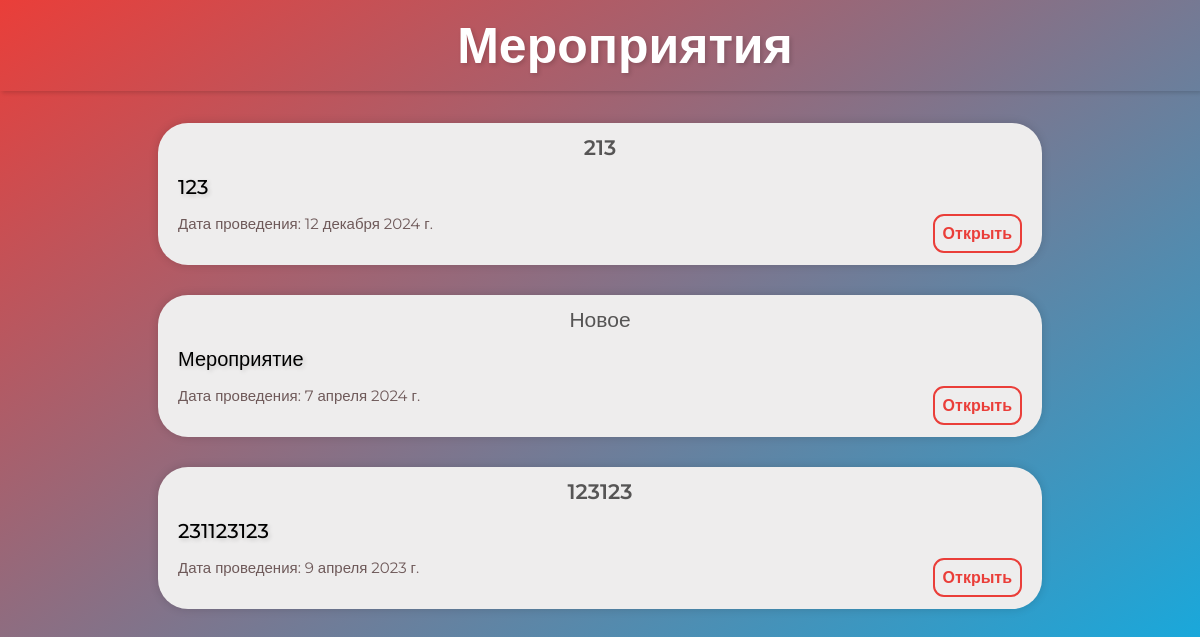
The page /events (signed in) on the database as committed earlier.
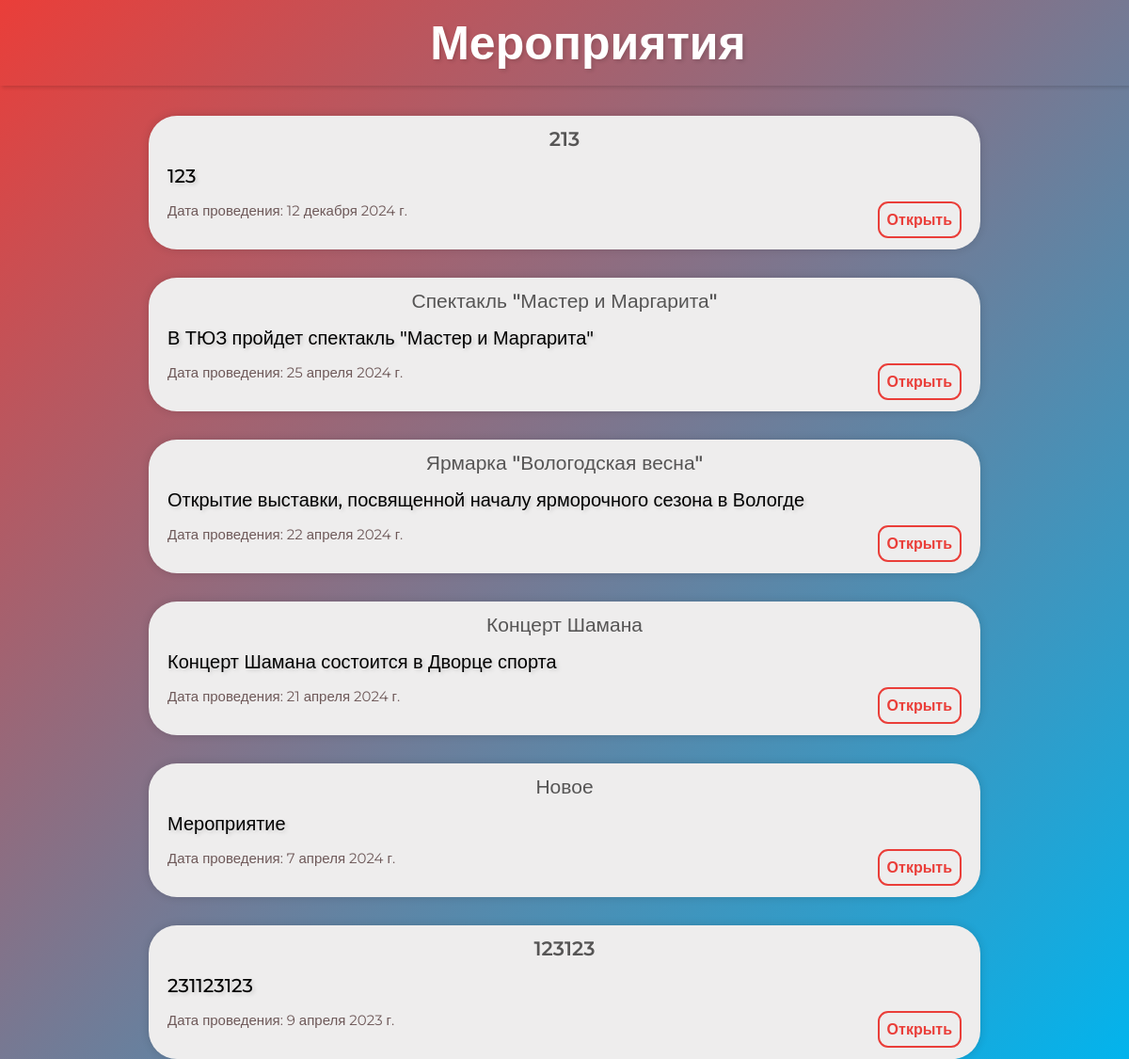
The same page on the database as committed later.
### events/models.py (models this page shows, shortened)
class Events(models.Model):
    title = models.CharField('Название', max_length=155)
    description = models.CharField('Описание', max_length=250)
    full_text = models.TextField('Мероприятие')
    date = models.DateField('Дата мероприятия')
    class Meta:
        verbose_name = 'Мероприятие'
        verbose_name_plural = 'Мероприятия'

### events/views.py (the view)
# urls.py: path('', views.events, name='events'),
@login_required
def events(request):
    current_events = Events.objects.order_by('-date')
    return render(request, 'events/events.html', {'current_events': current_events})

### events/templates/events/events.html (shortened to what this page needs)
{% load static %}
<!DOCTYPE html>
<html lang="en">
<head>
    <link rel="stylesheet" type="text/css" href="{% static 'events/styles.css' %}">
</head>
<body>
    <h1 class="events-header">
        <div class="text-header">Мероприятия</div>
    </h1>
    <div class="events-list">
        {% for el in current_events %}
            <div class="block-event">
                <div class="title">{{ el.title }}</div>
                <div class="description">{{ el.description }}</div>
                <span class="date">Дата проведения: {{el.date}}</span>
                <a href="{% url 'event_detail' event_id=el.id %}" class="open-button">Открыть</a>
            </div>
        {% endfor %}
    </div>
</body>
</html>

### events/static/events/styles.css (style rules this page uses)
html { width: 100%; height: 100%; margin: 0; padding: 0; }
body { font-family: 'Montserrat', sans-serif; padding-top: 85px; background: linear-gradient(to bottom right, #ea3e39, #02b4ed) fixed; }
a { text-decoration: none; }
.events-header { display: flex ; position: fixed; align-items: center; justify-content: space-between; color: #fff; text-shadow: 2px 2px 4px rgba(0, 0, 0, 0.15); font-size: 50px; background-color: rgba(66, 66, 38, 0); top: 0; left: 0; right: 0; box-shadow: 2px 2px 4px rgba(0, 0, 0, 0.15); margin: 0; padding: 15px 170px 15px 220px; }
.text-header { margin: 0 auto; }
a { text-decoration: none; color: white; }
.block-event { margin-top: 30px; background-color: #eeeded; padding: 12px 20px 12px 20px; margin-left: 150px; margin-right: 150px; border-radius: 30px; box-shadow: 0 0 10px rgba(0, 0, 0, 0.15); overflow: hidden; }
.title { text-align: center; font-weight: 510; color: #565555; margin-bottom: 15px; font-size: 21px; }
.description { margin-bottom: 15px; font-size: 20px; font-weight: 480; text-shadow: 2px 2px 4px rgba(0, 0, 0, 0.15); }
.date { font-size: 15px; text-align: left; color: #6e5959; }
.open-button { float: right; font-weight: bold; padding: 8px; border: 2px solid #ea3e39; color: #ea3e39; border-radius: 11px; cursor: pointer; transition: color, background-color, transform 0.2s ease; }

Rows that differ between the two databases and show on the page:
added Events: title "Спектакль \"Мастер и Маргарита\"", description "В ТЮЗ пройдет спектакль \"Мастер и Маргарита\"", date "25 апреля 2024 г."
added Events: title "Ярмарка \"Вологодская весна\"", description "Открытие выставки, посвященной началу ярморочного сезона в Вологде", date "22 апреля 2024 г."
added Events: title "Концерт Шамана", description "Концерт Шамана состоится в Дворце спорта", date "21 апреля 2024 г."
